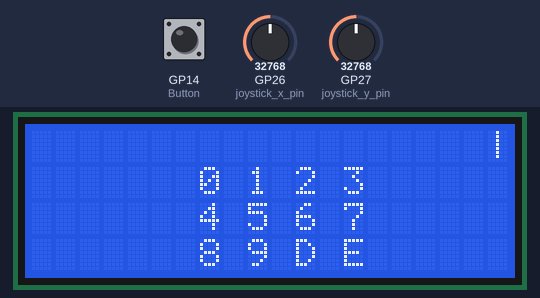
Bench run of a program on a simulated Raspberry Pi Pico running MicroPython. On the bench: 20×4 character LCD. The inputs (shaded band) are chosen by the test bench; at power-on: GP27 (joystick_y_pin) = 32768, GP26 (joystick_x_pin) = 32768, GP14 (Button) HIGH (analog values on the 0–65535 scale). What the program prints to the serial console is not drawn.

Above: at 1.2 s.
1.3 s: GP27 (joystick_y_pin) set to 560
2.8 s: GP27 (joystick_y_pin) set to 448
At 3.28 s:
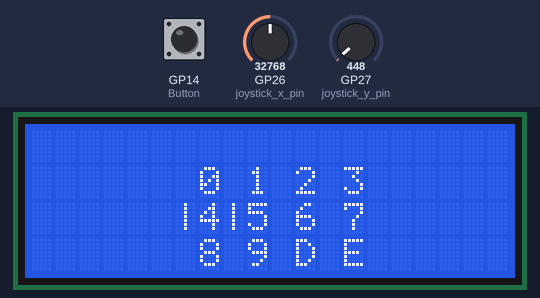
At 4.5 s:
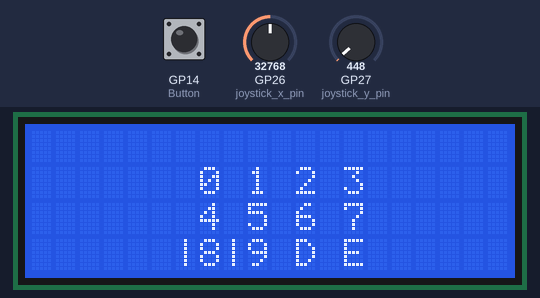
4.8 s: GP26 (joystick_x_pin) set to 544
6.3 s: GP26 (joystick_x_pin) set to 464
At 7.9 s:
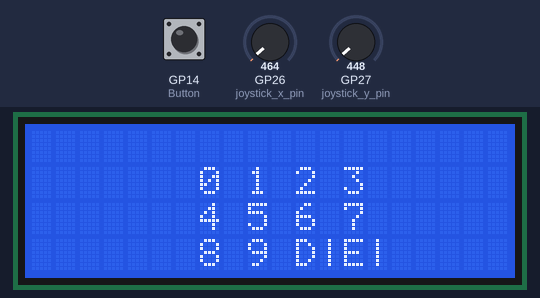
8.4 s: GP27 (joystick_y_pin) set to 60064
9.9 s: GP27 (joystick_y_pin) set to 61440
At 10.33 s:
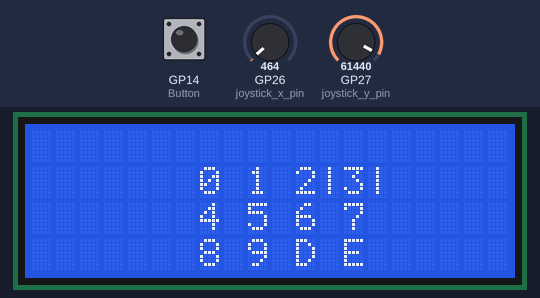
Timing chart, 0 to 12.6 s (numbered marks = the images above; inputs shaded):
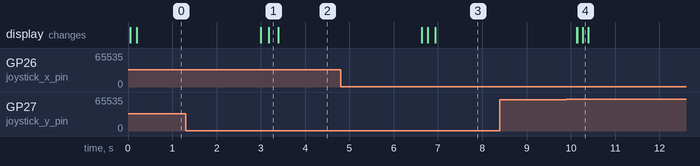

Measured:
- the behaviour switches between 512 and 496 on GP27 (joystick_y_pin) (found by bisection; images 0 and 1)
- the behaviour switches between 512 and 496 on GP26 (joystick_x_pin) (found by bisection; images 2 and 3)
- the behaviour switches between 60992 and 61008 on GP27 (joystick_y_pin) (found by bisection; images 3 and 4)
- after the input at 1.3 s, every drawn part: stays the same
- after the input at 2.8 s, the display: first changes after 0.20 s (image 1 shows a later state)
- after the input at 4.8 s, every drawn part: stays the same
- after the input at 6.3 s, the display: first changes after 0.33 s (image 3 shows a later state)
- after the input at 8.4 s, every drawn part: stays the same
- after the input at 9.9 s, the display: first changes after 0.24 s (image 4 shows a later state)

The program:

NumberFieldInput.py
```python
#Felixel18 on github
#Programm gets an n number long number pad input (with n being the number of items/empty spaces NumberField.CurrentNumber has)
#needs an rasberry pi pico with lcd display and i2c port with sda on pin 20 and scl on pin 21
#also a joystick on pin 26/27 and the joystick button on pin 14/an extra button on pin 14

from time import sleep_ms
from machine import I2C, Pin, ADC
from machine_i2c_lcd import I2cLcd

class NumberField():
    def __init__(self):
        #Initiate I2C
        self.i2c = I2C(0, sda=Pin(20), scl=Pin(21), freq=100000)
        #Initiate LCD over I2C
        self.lcd = I2cLcd(self.i2c, 0x27, 4, 20)
        self.Button=Pin(14,Pin.IN, Pin.PULL_UP)

        self.joystick_x_pin = ADC(Pin(26))
        self.joystick_y_pin = ADC(Pin(27))
        self.Cursory=0
        self.Cursorx=0
        self.NumberPadItems=[["EMPTY",],["0","1","2","3"],["4","5","6","7"],["8","9","Delete","Enter"]]
        self.CurrentNumber=[" "," "," "]
        self.returnBool=False
        self.FirstExtraMarker=19
        self.SecondExtraMarker=19
        self.CurrentBoard=[self.CurrentNumber[0],self.CurrentNumber[1],self.CurrentNumber[2]," "," "," "," "," "," "," "," "," "," "," "," "," "," "," "," "," ",
                           " "," "," "," "," ", " "," ",self.NumberPadItems[1][0]," ",self.NumberPadItems[1][1], " ",self.NumberPadItems[1][2]," ",self.NumberPadItems[1][3]," "," "," "," "," "," ",
                           " "," "," "," "," ", " "," ",self.NumberPadItems[2][0]," ",self.NumberPadItems[2][1], " ",self.NumberPadItems[2][2]," ",self.NumberPadItems[2][3]," "," "," "," "," "," ",
                           " "," "," "," "," ", " "," ",self.NumberPadItems[3][0]," ",self.NumberPadItems[3][1], " ", "D", " ","E"," "," "," "," "," "," "]
    def rebuildsCurrentBoard(self):
        self.CurrentBoard=[self.CurrentNumber[0],self.CurrentNumber[1],self.CurrentNumber[2]," "," "," "," "," "," "," "," "," "," "," "," "," "," "," "," "," ",
                           " "," "," "," "," ", " "," ",self.NumberPadItems[1][0]," ",self.NumberPadItems[1][1], " ",self.NumberPadItems[1][2]," ",self.NumberPadItems[1][3]," "," "," "," "," "," ",
                           " "," "," "," "," ", " "," ",self.NumberPadItems[2][0]," ",self.NumberPadItems[2][1], " ",self.NumberPadItems[2][2]," ",self.NumberPadItems[2][3]," "," "," "," "," "," ",
                           " "," "," "," "," ", " "," ",self.NumberPadItems[3][0]," ",self.NumberPadItems[3][1], " ", "D", " ","E"," "," "," "," "," "," "]
        self.CurrentBoard[self.FirstExtraMarker]="|"
        self.CurrentBoard[self.SecondExtraMarker]="|"
    def printBoard(self):
        self.rebuildsCurrentBoard()
        for FieldInput in self.CurrentBoard:
            self.lcd.putchar(FieldInput)

    def GetExtraMarkers(self):
        if self.Cursory==0:
            self.FirstExtraMarker=19
            self.SecondExtraMarker=19
        elif self.Cursory==3 and self.Cursorx==2:
            self.FirstExtraMarker=70
            self.SecondExtraMarker=72
        elif self.Cursory==3 and self.Cursorx==3:
            self.FirstExtraMarker=72
            self.SecondExtraMarker=74
        else:
            CurrentItem=self.NumberPadItems[self.Cursory][self.Cursorx]
            print(CurrentItem)
            print(self.Cursorx)
            #Copy and rewrite to prevent selector selecting written-down numbers
            CurrentBoardCopy=self.CurrentBoard
            CurrentBoardCopy[0]=" "
            CurrentBoardCopy[1]=" "
            CurrentBoardCopy[2]=" "
            CurrentIndex=CurrentBoardCopy.index(CurrentItem)
            self.FirstExtraMarker=CurrentIndex-1
            self.SecondExtraMarker=CurrentIndex+1
    def start_usage(self):
        #Start screen usage.
        print("Display on")
        self.lcd.display_on()
        print("Background light on")
        self.lcd.backlight_on()
        #Display test Output
        self.lcd.putstr("Initiating display:" + "\n\n" + "Display functioning.")
        sleep_ms(3000)
    def end_usage(self):
        self.lcd.clear()
        self.lcd.putstr("Ended display usage.\nDisplay not functioning.")
        sleep_ms(1000)
        self.lcd.clear()
        sleep_ms(300)
        #End screen usage.
        print("Background light off")
        self.lcd.backlight_off()
        print("Display off")
        self.lcd.display_off()
    def GetLastCurrentNumberPosition(self):
        CurrentNumberLen=len(self.CurrentNumber)
        for CurrentNumIndex in range(CurrentNumberLen):
            CurrentInversedNumIndex=CurrentNumberLen-CurrentNumIndex-1
            if self.CurrentNumber[CurrentInversedNumIndex]!=" ":
                return CurrentInversedNumIndex
        return -1
    def Clicked(self):
        #Failsafe to prevent crashes
        CurrentItems=self.NumberPadItems[self.Cursory]
        if self.Cursorx>(len(CurrentItems)-1):
            self.Cursorx=len(CurrentItems)-1
        ClickedItem=CurrentItems[self.Cursorx]
        LastBlockedIndex=self.GetLastCurrentNumberPosition()
        if ClickedItem=="EMPTY":
            return
        elif ClickedItem=="Enter":
            self.returnBool=True
            return
        elif ClickedItem=="Delete":
            if LastBlockedIndex==-1:
                return
            else:
                self.CurrentNumber[LastBlockedIndex]=" "
        else:
            if LastBlockedIndex==len(self.CurrentNumber)-1:
                return
            else:
                self.CurrentNumber[LastBlockedIndex+1]=ClickedItem

    #Credit to sage071920 on github for the lcd values
    #Modification to meet cursor expectation
    def handle_joystick_input(self):
        # Read analog values from the joystick
        x_value = self.joystick_x_pin.read_u16()
        y_value = self.joystick_y_pin.read_u16()
        print("x_value: "+str(x_value))
        print("y_value: "+str(y_value))

        # Determine joystick direction based on analog values
        # Add hysteresis to joystick input
        if y_value > 61000:
            if not self.Cursory==0:
                self.Cursory-=1
                CurrentListSize=len(self.NumberPadItems[self.Cursory])
                if  CurrentListSize <= self.Cursorx:
                    self.Cursorx=CurrentListSize-1
        elif y_value < 500:
            if not len(self.NumberPadItems)-1==self.Cursory:
                self.Cursory+=1
                CurrentListSize=len(self.NumberPadItems[self.Cursory])
                if  CurrentListSize <= self.Cursorx:
                    self.Cursorx=CurrentListSize-1
        if x_value > 61000:
            if not self.Cursorx==0:
                self.Cursorx-=1

        elif x_value < 500:
            if len(self.NumberPadItems[self.Cursory])-1<=self.Cursorx:
                self.Cursorx=len(self.NumberPadItems[self.Cursory])-1
            else:
                self.Cursorx+=1
        self.GetExtraMarkers()
        # Read the button state
        button_state = self.Button.value()
        if button_state==0:
            self.Clicked()
            print("Click")

    def ContinuosRequest(self):
        self.returnBool=False


        while True:
            self.handle_joystick_input()
            self.printBoard()
            if self.returnBool:
                break
        CurrentStr=(self.CurrentNumber[0]+self.CurrentNumber[1]+self.CurrentNumber[2]).replace(" ","")
        if CurrentStr=="":
            return "EMPTY"
        else:
            return int(CurrentStr)


NumPad=NumberField()
print(NumPad.ContinuosRequest())
```
